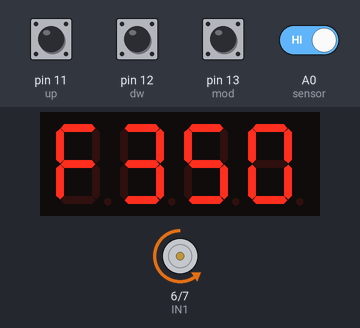
Simulated run of this sketch. Board: Arduino Uno, built with avr-gcc and run on an emulated ATmega328P. Parts: 4-digit seven-segment display, motor-driver pin pairs drawn as motors (green arrow = first pin HIGH = forward, orange = second pin HIGH = backward, longer = more drive, scaled by the enable pin). The inputs (shaded band) are chosen by the test bench; at power-on: A0 (sensor), pin 11 (up), pin 12 (dw), pin 13 (mod) HIGH.

Above: at 1.2 s.
1.3 s: pin 13 (mod) pulled LOW for 1 s
At 3.1 s:
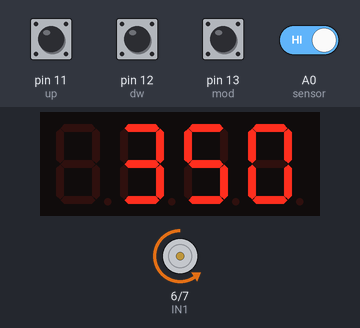
3.8 s: A0 (sensor) driven LOW
At 4.4 s:
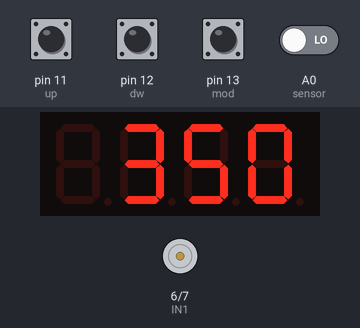
5.3 s: pin 11 (up) pulled LOW for 1 s
At 7.0 s:
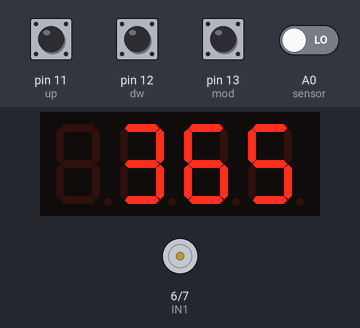
7.8 s: pin 13 (mod) pulled LOW for 0.15 s
At 10.6 s:
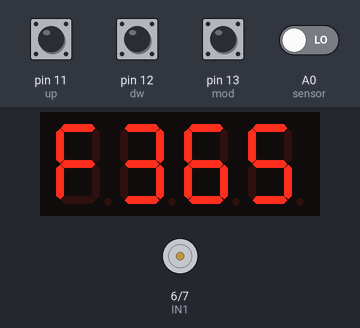
10.9 s: pin 12 (dw) pulled LOW for 0.15 s
At 12.0 s:
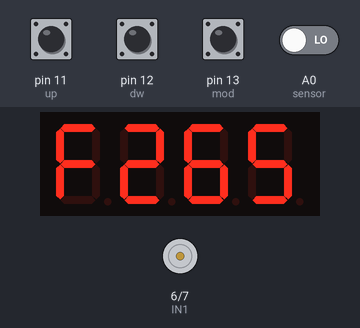
12.5 s: pin 12 (dw) pulled LOW for 1 s
At 13.6 s:
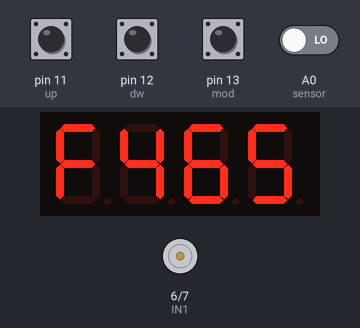
Timing chart, 0 to 31.9 s (numbered marks = the images above; inputs shaded):
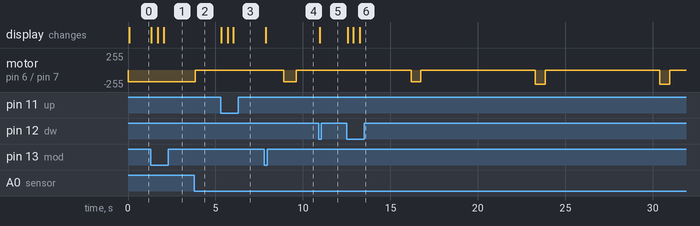

Measured:
- after the input at 1.3 s, the display: changes at once (image 1)
- after the input at 3.8 s, motor on pin 6 (IN1) / pin 7 (IN2): backward 175/255 → stopped after 0.06 s
- after the input at 5.3 s, the display: first changes at once (image 3 shows a later state)
- after the input at 7.8 s, the display: changes after 0.08 s (image 4)
- after the input at 10.9 s, the display: changes after 0.05 s (image 5)
- after the input at 12.5 s, the display: first changes after 0.07 s (image 6 shows a later state)

The sketch:

BANGTAI_DEMSP_2.ino
```cpp
#define btDelay int(300)
#define sensor A0
#define ENA 5
#define IN1  6
#define IN2  7
#define mod 13
#define up 11
#define dw 12
#define CLK A5
#define DIO A4
#define tt 5

#include <TM1637Display.h>
extern TM1637Display display(CLK,DIO);  //set up the 4-Digit Display.
#include <Arduino_FreeRTOS.h>

boolean tt1, cb;
volatile boolean mode;
volatile boolean tCheck = true;
volatile int t, cap, giay, pwmOutput;

void TaskProcess( void *pvParameters );
void readMode( void *pvParameters );
void TaskDisplay(void *pvParameters);

void setup()
{
//  Serial.begin(9600);
  giay = 50;
  cap = 3;
  tt1 = 1;
  xTaskCreate(
    TaskProcess
    ,  (const portCHAR *)"main"  // A name just for humans
    ,  128  // This stack size can be checked & adjusted by reading the Stack Highwater
    ,  NULL
    ,  0  // Priority, with 3 (configMAX_PRIORITIES - 1) being the highest, and 0 being the lowest.
    ,  NULL );

  xTaskCreate(
    readMode
    ,  (const portCHAR *) "readButton"
    ,  128  // Stack size
    ,  NULL
    ,  0  // Priority
    ,  NULL );
  xTaskCreate(
    increase
    ,  (const portCHAR *) "up"
    ,  128  // Stack size
    ,  NULL
    ,  0  // Priority
    ,  NULL );
  xTaskCreate(
    decrease
    ,  (const portCHAR *) "down"
    ,  128  // Stack size
    ,  NULL
    ,  0  // Priority
    ,  NULL );
  xTaskCreate(
    TaskDisplay
    ,  (const portCHAR *) "showDigit"
    ,  128  // Stack size
    ,  NULL
    ,  0  // Priority
    ,  NULL );

}
void loop() {
  //none
}

void TaskProcess( void *pvParameters)  // This is a Task.
{
  (void) pvParameters;
  pinMode(IN1, OUTPUT);
  pinMode(IN2, OUTPUT);
  pinMode(ENA, OUTPUT);
  //  pinMode(12, OUTPUT);
  pinMode(sensor, INPUT);
  //  pinMode(tt, INPUT)
  for (;;) {
    pwmOutput = 55 + cap * 40;
    if (digitalRead(sensor) == 0)
    {
      motor_1_Dung();
      delay(giay * 100);
      motor_1_Chay();
      delay(2000 / cap);
    }
    motor_1_Chay();
  }
}
void readMode( void *pvParameters)  // This is a Task.
{
  pinMode(mod, INPUT_PULLUP);
  for (;;) {
    if (!digitalRead(mod)) {
      mode = !mode;
      delay(btDelay);
    }
  }
}
void increase(void *pvParameters)
{
  pinMode(up, INPUT_PULLUP);
  for (;;) {
    if (!digitalRead(up)) {
      if (mode == 0)
      {
        cap++;
        if (cap == 6) cap = 1;
      }
      else {
        giay = giay + 5;
        if (giay == 100) giay = 0;
      }
      delay(btDelay);
    }
  }
}
void decrease(void *pvParameters)
{
  pinMode(dw, INPUT_PULLUP);
  for (;;) {
    if (!digitalRead(dw)) {
      if (mode == 0)
      {
        cap--;
        if (cap < 1) cap = 5;
      }
      else if (mode == 1)
      {
        giay = giay - 5;
        if (giay == 0) giay = 95;
      }
      delay(btDelay);
    }
  }
}
void TaskDisplay(void *pvParameters) {
  display.setBrightness(0x0a);
  for (;;) {
    //    display.showNumberDecEx(mode * 1000 + cap * 100 + giay);
    display.showNumberHexEx((mode ? 0 : 61440) + cap * 256 + (giay / 10) * 16 + giay % 10);
  }
}

void motor_1_Dung()
{
  digitalWrite(IN1, LOW);
  digitalWrite(IN2, LOW);
  analogWrite (ENA, 0);
}
void motor_1_Chay()
{
  digitalWrite(IN1, LOW);
  digitalWrite(IN2, HIGH);
  analogWrite (ENA, pwmOutput) ;
}
```
